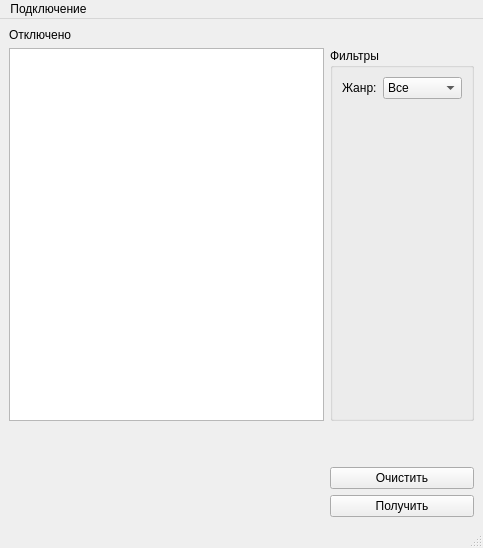
<?xml version="1.0" encoding="UTF-8"?>
<ui version="4.0">
 <class>MainWindow</class>
 <widget class="QMainWindow" name="MainWindow">
  <property name="geometry">
   <rect>
    <x>0</x>
    <y>0</y>
    <width>483</width>
    <height>548</height>
   </rect>
  </property>
  <property name="sizePolicy">
   <sizepolicy hsizetype="Preferred" vsizetype="Expanding">
    <horstretch>0</horstretch>
    <verstretch>0</verstretch>
   </sizepolicy>
  </property>
  <property name="windowTitle">
   <string>MainWindow</string>
  </property>
  <widget class="QWidget" name="centralwidget">
   <layout class="QGridLayout" name="gridLayout">
    <item row="4" column="1">
     <widget class="QPushButton" name="pb_request">
      <property name="sizePolicy">
       <sizepolicy hsizetype="Minimum" vsizetype="Maximum">
        <horstretch>0</horstretch>
        <verstretch>0</verstretch>
       </sizepolicy>
      </property>
      <property name="text">
       <string>Получить</string>
      </property>
     </widget>
    </item>
    <item row="1" column="1">
     <widget class="QGroupBox" name="gb_filters">
      <property name="sizePolicy">
       <sizepolicy hsizetype="Preferred" vsizetype="Minimum">
        <horstretch>0</horstretch>
        <verstretch>0</verstretch>
       </sizepolicy>
      </property>
      <property name="title">
       <string>Фильтры</string>
      </property>
      <layout class="QFormLayout" name="formLayout">
       <item row="0" column="0">
        <widget class="QLabel" name="lb_category">
         <property name="text">
          <string>Жанр:</string>
         </property>
        </widget>
       </item>
       <item row="0" column="1">
        <widget class="QComboBox" name="cb_category">
         <item>
          <property name="text">
           <string>Все</string>
          </property>
         </item>
         <item>
          <property name="text">
           <string>Комедия</string>
          </property>
         </item>
         <item>
          <property name="text">
           <string>Ужасы</string>
          </property>
         </item>
        </widget>
       </item>
      </layout>
     </widget>
    </item>
    <item row="2" column="1">
     <spacer name="verticalSpacer">
      <property name="orientation">
       <enum>Qt::Vertical</enum>
      </property>
      <property name="sizeType">
       <enum>QSizePolicy::Minimum</enum>
      </property>
      <property name="sizeHint" stdset="0">
       <size>
        <width>20</width>
        <height>40</height>
       </size>
      </property>
     </spacer>
    </item>
    <item row="3" column="1">
     <widget class="QPushButton" name="pb_clear">
      <property name="sizePolicy">
       <sizepolicy hsizetype="Minimum" vsizetype="Maximum">
        <horstretch>0</horstretch>
        <verstretch>0</verstretch>
       </sizepolicy>
      </property>
      <property name="text">
       <string>Очистить</string>
      </property>
     </widget>
    </item>
    <item row="0" column="0">
     <widget class="QLabel" name="lb_statusConnect">
      <property name="sizePolicy">
       <sizepolicy hsizetype="Preferred" vsizetype="Maximum">
        <horstretch>0</horstretch>
        <verstretch>0</verstretch>
       </sizepolicy>
      </property>
      <property name="text">
       <string>Отключено</string>
      </property>
     </widget>
    </item>
    <item row="1" column="0">
     <widget class="QTableView" name="tbv_result"/>
    </item>
   </layout>
  </widget>
  <widget class="QMenuBar" name="menubar">
   <property name="geometry">
    <rect>
     <x>0</x>
     <y>0</y>
     <width>483</width>
     <height>21</height>
    </rect>
   </property>
   <widget class="QMenu" name="menu">
    <property name="title">
     <string>Подключение</string>
    </property>
    <addaction name="act_addData"/>
    <addaction name="separator"/>
    <addaction name="act_connect"/>
   </widget>
   <addaction name="menu"/>
  </widget>
  <widget class="QStatusBar" name="statusbar"/>
  <action name="act_connect">
   <property name="text">
    <string>Подключиться</string>
   </property>
  </action>
  <action name="act_addData">
   <property name="text">
    <string>Ввести данные</string>
   </property>
  </action>
 </widget>
 <resources/>
 <connections/>
</ui>
